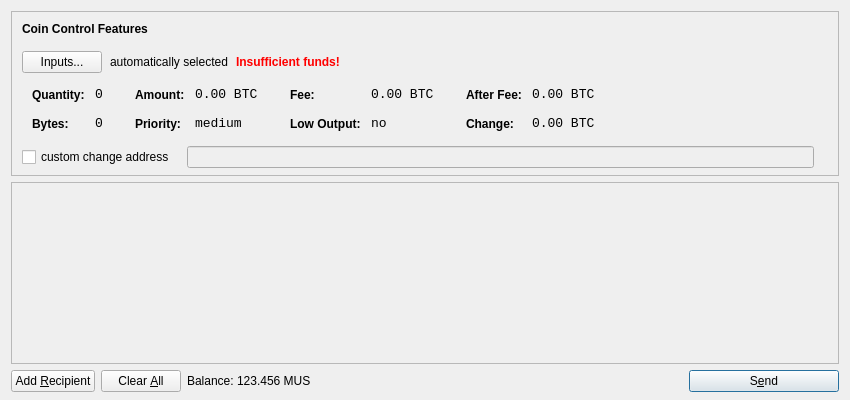
<?xml version="1.0" encoding="UTF-8"?>
<ui version="4.0">
 <class>SendCoinsDialog</class>
 <widget class="QDialog" name="SendCoinsDialog">
  <property name="geometry">
   <rect>
    <x>0</x>
    <y>0</y>
    <width>850</width>
    <height>400</height>
   </rect>
  </property>
  <property name="windowTitle">
   <string>Send Coins</string>
  </property>
  <layout class="QVBoxLayout" name="verticalLayout" stretch="0,1,0">
   <property name="bottomMargin">
    <number>8</number>
   </property>
   <item>
    <widget class="QFrame" name="frameCoinControl">
     <property name="sizePolicy">
      <sizepolicy hsizetype="Expanding" vsizetype="Expanding">
       <horstretch>0</horstretch>
       <verstretch>0</verstretch>
      </sizepolicy>
     </property>
     <property name="maximumSize">
      <size>
       <width>16777215</width>
       <height>16777215</height>
      </size>
     </property>
     <property name="frameShape">
      <enum>QFrame::StyledPanel</enum>
     </property>
     <property name="frameShadow">
      <enum>QFrame::Sunken</enum>
     </property>
     <layout class="QVBoxLayout" name="verticalLayoutCoinControl2">
      <property name="spacing">
       <number>-1</number>
      </property>
      <property name="leftMargin">
       <number>0</number>
      </property>
      <property name="topMargin">
       <number>0</number>
      </property>
      <property name="rightMargin">
       <number>0</number>
      </property>
      <property name="bottomMargin">
       <number>6</number>
      </property>
      <item>
       <layout class="QVBoxLayout" name="verticalLayoutCoinControl" stretch="0,0,0,0,1">
        <property name="spacing">
         <number>0</number>
        </property>
        <property name="leftMargin">
         <number>10</number>
        </property>
        <property name="topMargin">
         <number>10</number>
        </property>
        <item>
         <layout class="QHBoxLayout" name="horizontalLayoutCoinControl1">
          <property name="bottomMargin">
           <number>15</number>
          </property>
          <item>
           <widget class="QLabel" name="labelCoinControlFeatures">
            <property name="sizePolicy">
             <sizepolicy hsizetype="Preferred" vsizetype="Maximum">
              <horstretch>0</horstretch>
              <verstretch>0</verstretch>
             </sizepolicy>
            </property>
            <property name="font">
             <font>
              <weight>75</weight>
              <bold>true</bold>
             </font>
            </property>
            <property name="styleSheet">
             <string notr="true">font-weight:bold;</string>
            </property>
            <property name="text">
             <string>Coin Control Features</string>
            </property>
           </widget>
          </item>
         </layout>
        </item>
        <item>
         <layout class="QHBoxLayout" name="horizontalLayoutCoinControl2" stretch="0,0,0,0">
          <property name="spacing">
           <number>8</number>
          </property>
          <property name="bottomMargin">
           <number>10</number>
          </property>
          <item>
           <widget class="QPushButton" name="pushButtonCoinControl">
            <property name="styleSheet">
             <string notr="true"/>
            </property>
            <property name="text">
             <string>Inputs...</string>
            </property>
           </widget>
          </item>
          <item>
           <widget class="QLabel" name="labelCoinControlAutomaticallySelected">
            <property name="text">
             <string>automatically selected</string>
            </property>
            <property name="margin">
             <number>5</number>
            </property>
           </widget>
          </item>
          <item>
           <widget class="QLabel" name="labelCoinControlInsuffFunds">
            <property name="font">
             <font>
              <weight>75</weight>
              <bold>true</bold>
             </font>
            </property>
            <property name="styleSheet">
             <string notr="true">color:red;font-weight:bold;</string>
            </property>
            <property name="text">
             <string>Insufficient funds!</string>
            </property>
            <property name="margin">
             <number>5</number>
            </property>
           </widget>
          </item>
          <item>
           <spacer name="horizontalSpacerCoinControl">
            <property name="orientation">
             <enum>Qt::Horizontal</enum>
            </property>
            <property name="sizeHint" stdset="0">
             <size>
              <width>40</width>
              <height>1</height>
             </size>
            </property>
           </spacer>
          </item>
         </layout>
        </item>
        <item>
         <widget class="QWidget" name="widgetCoinControl" native="true">
          <property name="sizePolicy">
           <sizepolicy hsizetype="Preferred" vsizetype="Preferred">
            <horstretch>0</horstretch>
            <verstretch>0</verstretch>
           </sizepolicy>
          </property>
          <property name="minimumSize">
           <size>
            <width>0</width>
            <height>0</height>
           </size>
          </property>
          <property name="styleSheet">
           <string notr="true"/>
          </property>
          <layout class="QHBoxLayout" name="horizontalLayoutCoinControl5">
           <property name="margin">
            <number>0</number>
           </property>
           <item>
            <layout class="QHBoxLayout" name="horizontalLayoutCoinControl3" stretch="0,0,0,1">
             <property name="spacing">
              <number>20</number>
             </property>
             <property name="topMargin">
              <number>0</number>
             </property>
             <property name="bottomMargin">
              <number>10</number>
             </property>
             <item>
              <layout class="QFormLayout" name="formLayoutCoinControl1">
               <property name="horizontalSpacing">
                <number>10</number>
               </property>
               <property name="verticalSpacing">
                <number>14</number>
               </property>
               <property name="leftMargin">
                <number>10</number>
               </property>
               <property name="topMargin">
                <number>4</number>
               </property>
               <property name="rightMargin">
                <number>6</number>
               </property>
               <item row="0" column="0">
                <widget class="QLabel" name="labelCoinControlQuantityText">
                 <property name="styleSheet">
                  <string notr="true">font-weight:bold;</string>
                 </property>
                 <property name="text">
                  <string>Quantity:</string>
                 </property>
                 <property name="margin">
                  <number>0</number>
                 </property>
                </widget>
               </item>
               <item row="0" column="1">
                <widget class="QLabel" name="labelCoinControlQuantity">
                 <property name="font">
                  <font>
                   <family>Monospace</family>
                   <pointsize>10</pointsize>
                  </font>
                 </property>
                 <property name="cursor">
                  <cursorShape>IBeamCursor</cursorShape>
                 </property>
                 <property name="contextMenuPolicy">
                  <enum>Qt::ActionsContextMenu</enum>
                 </property>
                 <property name="text">
                  <string notr="true">0</string>
                 </property>
                 <property name="margin">
                  <number>0</number>
                 </property>
                 <property name="textInteractionFlags">
                  <set>Qt::LinksAccessibleByMouse|Qt::TextSelectableByKeyboard|Qt::TextSelectableByMouse</set>
                 </property>
                </widget>
               </item>
               <item row="1" column="0">
                <widget class="QLabel" name="labelCoinControlBytesText">
                 <property name="styleSheet">
                  <string notr="true">font-weight:bold;</string>
                 </property>
                 <property name="text">
                  <string>Bytes:</string>
                 </property>
                </widget>
               </item>
               <item row="1" column="1">
                <widget class="QLabel" name="labelCoinControlBytes">
                 <property name="font">
                  <font>
                   <family>Monospace</family>
                   <pointsize>10</pointsize>
                  </font>
                 </property>
                 <property name="cursor">
                  <cursorShape>IBeamCursor</cursorShape>
                 </property>
                 <property name="contextMenuPolicy">
                  <enum>Qt::ActionsContextMenu</enum>
                 </property>
                 <property name="text">
                  <string notr="true">0</string>
                 </property>
                 <property name="textInteractionFlags">
                  <set>Qt::LinksAccessibleByMouse|Qt::TextSelectableByKeyboard|Qt::TextSelectableByMouse</set>
                 </property>
                </widget>
               </item>
              </layout>
             </item>
             <item>
              <layout class="QFormLayout" name="formLayoutCoinControl2">
               <property name="horizontalSpacing">
                <number>10</number>
               </property>
               <property name="verticalSpacing">
                <number>14</number>
               </property>
               <property name="leftMargin">
                <number>6</number>
               </property>
               <property name="topMargin">
                <number>4</number>
               </property>
               <property name="rightMargin">
                <number>6</number>
               </property>
               <item row="0" column="0">
                <widget class="QLabel" name="labelCoinControlAmountText">
                 <property name="styleSheet">
                  <string notr="true">font-weight:bold;</string>
                 </property>
                 <property name="text">
                  <string>Amount:</string>
                 </property>
                 <property name="margin">
                  <number>0</number>
                 </property>
                </widget>
               </item>
               <item row="0" column="1">
                <widget class="QLabel" name="labelCoinControlAmount">
                 <property name="font">
                  <font>
                   <family>Monospace</family>
                   <pointsize>10</pointsize>
                  </font>
                 </property>
                 <property name="cursor">
                  <cursorShape>IBeamCursor</cursorShape>
                 </property>
                 <property name="contextMenuPolicy">
                  <enum>Qt::ActionsContextMenu</enum>
                 </property>
                 <property name="text">
                  <string notr="true">0.00 BTC</string>
                 </property>
                 <property name="textInteractionFlags">
                  <set>Qt::LinksAccessibleByMouse|Qt::TextSelectableByKeyboard|Qt::TextSelectableByMouse</set>
                 </property>
                </widget>
               </item>
               <item row="1" column="0">
                <widget class="QLabel" name="labelCoinControlPriorityText">
                 <property name="styleSheet">
                  <string notr="true">font-weight:bold;</string>
                 </property>
                 <property name="text">
                  <string>Priority:</string>
                 </property>
                </widget>
               </item>
               <item row="1" column="1">
                <widget class="QLabel" name="labelCoinControlPriority">
                 <property name="font">
                  <font>
                   <family>Monospace</family>
                   <pointsize>10</pointsize>
                  </font>
                 </property>
                 <property name="cursor">
                  <cursorShape>IBeamCursor</cursorShape>
                 </property>
                 <property name="contextMenuPolicy">
                  <enum>Qt::ActionsContextMenu</enum>
                 </property>
                 <property name="text">
                  <string>medium</string>
                 </property>
                 <property name="textInteractionFlags">
                  <set>Qt::LinksAccessibleByMouse|Qt::TextSelectableByKeyboard|Qt::TextSelectableByMouse</set>
                 </property>
                </widget>
               </item>
              </layout>
             </item>
             <item>
              <layout class="QFormLayout" name="formLayoutCoinControl3">
               <property name="horizontalSpacing">
                <number>10</number>
               </property>
               <property name="verticalSpacing">
                <number>14</number>
               </property>
               <property name="leftMargin">
                <number>6</number>
               </property>
               <property name="topMargin">
                <number>4</number>
               </property>
               <property name="rightMargin">
                <number>6</number>
               </property>
               <item row="0" column="0">
                <widget class="QLabel" name="labelCoinControlFeeText">
                 <property name="styleSheet">
                  <string notr="true">font-weight:bold;</string>
                 </property>
                 <property name="text">
                  <string>Fee:</string>
                 </property>
                 <property name="margin">
                  <number>0</number>
                 </property>
                </widget>
               </item>
               <item row="0" column="1">
                <widget class="QLabel" name="labelCoinControlFee">
                 <property name="font">
                  <font>
                   <family>Monospace</family>
                   <pointsize>10</pointsize>
                  </font>
                 </property>
                 <property name="cursor">
                  <cursorShape>IBeamCursor</cursorShape>
                 </property>
                 <property name="contextMenuPolicy">
                  <enum>Qt::ActionsContextMenu</enum>
                 </property>
                 <property name="text">
                  <string notr="true">0.00 BTC</string>
                 </property>
                 <property name="textInteractionFlags">
                  <set>Qt::LinksAccessibleByMouse|Qt::TextSelectableByKeyboard|Qt::TextSelectableByMouse</set>
                 </property>
                </widget>
               </item>
               <item row="1" column="0">
                <widget class="QLabel" name="labelCoinControlLowOutputText">
                 <property name="styleSheet">
                  <string notr="true">font-weight:bold;</string>
                 </property>
                 <property name="text">
                  <string>Low Output:</string>
                 </property>
                </widget>
               </item>
               <item row="1" column="1">
                <widget class="QLabel" name="labelCoinControlLowOutput">
                 <property name="font">
                  <font>
                   <family>Monospace</family>
                   <pointsize>10</pointsize>
                  </font>
                 </property>
                 <property name="cursor">
                  <cursorShape>IBeamCursor</cursorShape>
                 </property>
                 <property name="contextMenuPolicy">
                  <enum>Qt::ActionsContextMenu</enum>
                 </property>
                 <property name="text">
                  <string>no</string>
                 </property>
                 <property name="textInteractionFlags">
                  <set>Qt::LinksAccessibleByMouse|Qt::TextSelectableByKeyboard|Qt::TextSelectableByMouse</set>
                 </property>
                </widget>
               </item>
              </layout>
             </item>
             <item>
              <layout class="QFormLayout" name="formLayoutCoinControl4">
               <property name="horizontalSpacing">
                <number>10</number>
               </property>
               <property name="verticalSpacing">
                <number>14</number>
               </property>
               <property name="leftMargin">
                <number>6</number>
               </property>
               <property name="topMargin">
                <number>4</number>
               </property>
               <property name="rightMargin">
                <number>6</number>
               </property>
               <item row="0" column="0">
                <widget class="QLabel" name="labelCoinControlAfterFeeText">
                 <property name="styleSheet">
                  <string notr="true">font-weight:bold;</string>
                 </property>
                 <property name="text">
                  <string>After Fee:</string>
                 </property>
                 <property name="margin">
                  <number>0</number>
                 </property>
                </widget>
               </item>
               <item row="0" column="1">
                <widget class="QLabel" name="labelCoinControlAfterFee">
                 <property name="font">
                  <font>
                   <family>Monospace</family>
                   <pointsize>10</pointsize>
                  </font>
                 </property>
                 <property name="cursor">
                  <cursorShape>IBeamCursor</cursorShape>
                 </property>
                 <property name="contextMenuPolicy">
                  <enum>Qt::ActionsContextMenu</enum>
                 </property>
                 <property name="text">
                  <string notr="true">0.00 BTC</string>
                 </property>
                 <property name="textInteractionFlags">
                  <set>Qt::LinksAccessibleByMouse|Qt::TextSelectableByKeyboard|Qt::TextSelectableByMouse</set>
                 </property>
                </widget>
               </item>
               <item row="1" column="0">
                <widget class="QLabel" name="labelCoinControlChangeText">
                 <property name="styleSheet">
                  <string notr="true">font-weight:bold;</string>
                 </property>
                 <property name="text">
                  <string>Change:</string>
                 </property>
                </widget>
               </item>
               <item row="1" column="1">
                <widget class="QLabel" name="labelCoinControlChange">
                 <property name="font">
                  <font>
                   <family>Monospace</family>
                   <pointsize>10</pointsize>
                  </font>
                 </property>
                 <property name="cursor">
                  <cursorShape>IBeamCursor</cursorShape>
                 </property>
                 <property name="contextMenuPolicy">
                  <enum>Qt::ActionsContextMenu</enum>
                 </property>
                 <property name="text">
                  <string notr="true">0.00 BTC</string>
                 </property>
                 <property name="textInteractionFlags">
                  <set>Qt::LinksAccessibleByMouse|Qt::TextSelectableByKeyboard|Qt::TextSelectableByMouse</set>
                 </property>
                </widget>
               </item>
              </layout>
             </item>
            </layout>
           </item>
          </layout>
         </widget>
        </item>
        <item>
         <layout class="QHBoxLayout" name="horizontalLayoutCoinControl4" stretch="0,0,0">
          <property name="spacing">
           <number>12</number>
          </property>
          <property name="sizeConstraint">
           <enum>QLayout::SetDefaultConstraint</enum>
          </property>
          <property name="topMargin">
           <number>5</number>
          </property>
          <property name="rightMargin">
           <number>5</number>
          </property>
          <item>
           <widget class="QCheckBox" name="checkBoxCoinControlChange">
            <property name="text">
             <string>custom change address</string>
            </property>
           </widget>
          </item>
          <item>
           <widget class="QLineEdit" name="lineEditCoinControlChange">
            <property name="enabled">
             <bool>false</bool>
            </property>
            <property name="sizePolicy">
             <sizepolicy hsizetype="Expanding" vsizetype="Fixed">
              <horstretch>0</horstretch>
              <verstretch>0</verstretch>
             </sizepolicy>
            </property>
           </widget>
          </item>
          <item>
           <widget class="QLabel" name="labelCoinControlChangeLabel">
            <property name="sizePolicy">
             <sizepolicy hsizetype="Preferred" vsizetype="Expanding">
              <horstretch>0</horstretch>
              <verstretch>0</verstretch>
             </sizepolicy>
            </property>
            <property name="minimumSize">
             <size>
              <width>0</width>
              <height>0</height>
             </size>
            </property>
            <property name="text">
             <string/>
            </property>
            <property name="margin">
             <number>3</number>
            </property>
           </widget>
          </item>
         </layout>
        </item>
        <item>
         <spacer name="verticalSpacerCoinControl">
          <property name="orientation">
           <enum>Qt::Vertical</enum>
          </property>
          <property name="sizeHint" stdset="0">
           <size>
            <width>800</width>
            <height>1</height>
           </size>
          </property>
         </spacer>
        </item>
       </layout>
      </item>
     </layout>
    </widget>
   </item>
   <item>
    <widget class="QScrollArea" name="scrollArea">
     <property name="widgetResizable">
      <bool>true</bool>
     </property>
     <widget class="QWidget" name="scrollAreaWidgetContents">
      <property name="geometry">
       <rect>
        <x>0</x>
        <y>0</y>
        <width>830</width>
        <height>165</height>
       </rect>
      </property>
      <layout class="QVBoxLayout" name="verticalLayout_2">
       <property name="margin">
        <number>0</number>
       </property>
       <item>
        <layout class="QVBoxLayout" name="entries">
         <property name="spacing">
          <number>6</number>
         </property>
        </layout>
       </item>
       <item>
        <spacer name="verticalSpacer">
         <property name="orientation">
          <enum>Qt::Vertical</enum>
         </property>
         <property name="sizeHint" stdset="0">
          <size>
           <width>20</width>
           <height>40</height>
          </size>
         </property>
        </spacer>
       </item>
      </layout>
     </widget>
    </widget>
   </item>
   <item>
    <layout class="QHBoxLayout" name="horizontalLayout">
     <item>
      <widget class="QPushButton" name="addButton">
       <property name="toolTip">
        <string>Send to multiple recipients at once</string>
       </property>
       <property name="text">
        <string>Add &amp;Recipient</string>
       </property>
       <property name="icon">
        <iconset resource="../bitcoin.qrc">
         <normaloff>:/icons/add</normaloff>:/icons/add</iconset>
       </property>
       <property name="autoDefault">
        <bool>false</bool>
       </property>
      </widget>
     </item>
     <item>
      <widget class="QPushButton" name="clearButton">
       <property name="sizePolicy">
        <sizepolicy hsizetype="Minimum" vsizetype="Fixed">
         <horstretch>0</horstretch>
         <verstretch>0</verstretch>
        </sizepolicy>
       </property>
       <property name="toolTip">
        <string>Remove all transaction fields</string>
       </property>
       <property name="text">
        <string>Clear &amp;All</string>
       </property>
       <property name="icon">
        <iconset resource="../bitcoin.qrc">
         <normaloff>:/icons/remove</normaloff>:/icons/remove</iconset>
       </property>
       <property name="autoRepeatDelay">
        <number>300</number>
       </property>
       <property name="autoDefault">
        <bool>false</bool>
       </property>
      </widget>
     </item>
     <item>
      <layout class="QHBoxLayout" name="horizontalLayout_2">
       <property name="spacing">
        <number>3</number>
       </property>
       <item>
        <widget class="QLabel" name="label">
         <property name="text">
          <string>Balance:</string>
         </property>
        </widget>
       </item>
       <item>
        <widget class="QLabel" name="labelBalance">
         <property name="cursor">
          <cursorShape>IBeamCursor</cursorShape>
         </property>
         <property name="text">
          <string>123.456 MUS</string>
         </property>
         <property name="textInteractionFlags">
          <set>Qt::LinksAccessibleByMouse|Qt::TextSelectableByKeyboard|Qt::TextSelectableByMouse</set>
         </property>
        </widget>
       </item>
      </layout>
     </item>
     <item>
      <spacer name="horizontalSpacer">
       <property name="orientation">
        <enum>Qt::Horizontal</enum>
       </property>
       <property name="sizeHint" stdset="0">
        <size>
         <width>40</width>
         <height>20</height>
        </size>
       </property>
      </spacer>
     </item>
     <item>
      <widget class="QPushButton" name="sendButton">
       <property name="minimumSize">
        <size>
         <width>150</width>
         <height>0</height>
        </size>
       </property>
       <property name="toolTip">
        <string>Confirm the send action</string>
       </property>
       <property name="text">
        <string>S&amp;end</string>
       </property>
       <property name="icon">
        <iconset resource="../bitcoin.qrc">
         <normaloff>:/icons/send</normaloff>:/icons/send</iconset>
       </property>
       <property name="default">
        <bool>true</bool>
       </property>
      </widget>
     </item>
    </layout>
   </item>
  </layout>
 </widget>
 <resources>
  <include location="../bitcoin.qrc"/>
 </resources>
 <connections/>
</ui>
